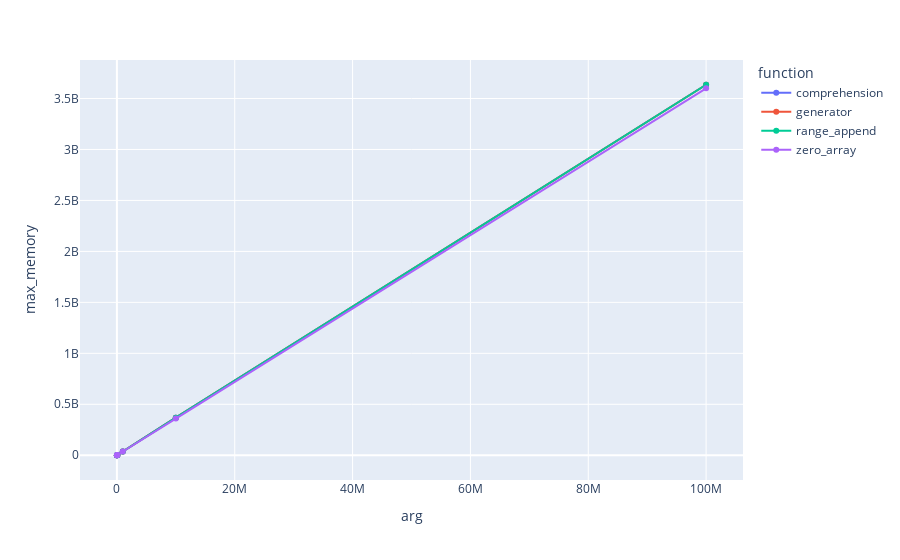

Notebook code cell kept with this figure:
### Code cell
fig3_mem = px.line(agg_df[(agg_df['goal'] == 'intArrayCosts') & (agg_df['function'] != 'read_file')], x="arg", y="max_memory", color='function')
for i in range(len(fig3_mem.data)):
    fig3_mem.data[i].update(mode='markers+lines')
fig3_mem.show()

### Figure 1 — Plotly figure (JSON) as saved in the notebook; plotly's stock layout.template omitted (floating-point values rounded to 4 significant figures)
{"data": [{"hovertemplate": "function=comprehension<br>arg=%{x}<br>max_memory=%{y}<extra></extra>", "legendgroup": "comprehension", "line": {"color": "#636efa", "dash": "solid"}, "marker": {"symbol": "circle"}, "mode": "markers+lines", "name": "comprehension", "orientation": "v", "showlegend": true, "type": "scatter", "x": [100, 1000, 10000, 100000, 1000000, 10000000, 100000000], "xaxis": "x", "y": [1880, 29796, 358116, 3593924, 36441668, 369088100, 3635121540], "yaxis": "y"}, {"hovertemplate": "function=generator<br>arg=%{x}<br>max_memory=%{y}<extra></extra>", "legendgroup": "generator", "line": {"color": "#EF553B", "dash": "solid"}, "marker": {"symbol": "circle"}, "mode": "markers+lines", "name": "generator", "orientation": "v", "showlegend": true, "type": "scatter", "x": [100, 1000, 10000, 100000, 1000000, 10000000, 100000000], "xaxis": "x", "y": [1896, 29812, 358132, 3593940, 36441684, 369088116, 3635121556], "yaxis": "y"}, {"hovertemplate": "function=range_append<br>arg=%{x}<br>max_memory=%{y}<extra></extra>", "legendgroup": "range_append", "line": {"color": "#00cc96", "dash": "solid"}, "marker": {"symbol": "circle"}, "mode": "markers+lines", "name": "range_append", "orientation": "v", "showlegend": true, "type": "scatter", "x": [100, 1000, 10000, 100000, 1000000, 10000000, 100000000], "xaxis": "x", "y": [1344, 29652, 357972, 3593780, 36441524, 369087956, 3635121396], "yaxis": "y"}, {"hovertemplate": "function=zero_array<br>arg=%{x}<br>max_memory=%{y}<extra></extra>", "legendgroup": "zero_array", "line": {"color": "#ab63fa", "dash": "solid"}, "marker": {"symbol": "circle"}, "mode": "markers+lines", "name": "zero_array", "orientation": "v", "showlegend": true, "type": "scatter", "x": [100, 1000, 10000, 100000, 1000000, 10000000, 100000000], "xaxis": "x", "y": [1328, 28852, 352852, 3592852, 35992852, 359992852, 3599992852], "yaxis": "y"}], "layout": {"legend": {"title": {"text": "function"}, "tracegroupgap": 0}, "margin": {"t": 60}, "xaxis": {"anchor": "y", "domain": [0, 1], "title": {"text": "arg"}}, "yaxis": {"anchor": "x", "domain": [0, 1], "title": {"text": "max_memory"}}}}
